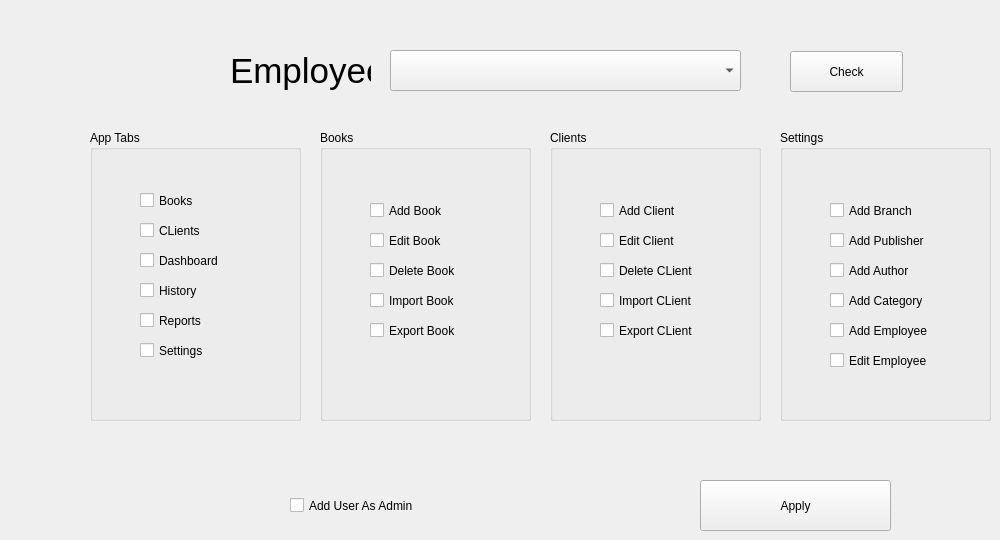
      <widget class="QWidget" name="tab_16">
       <attribute name="title">
        <string>Add User Permissions</string>
       </attribute>
       <widget class="QComboBox" name="comboBox_19">
        <property name="geometry">
         <rect>
          <x>390</x>
          <y>50</y>
          <width>351</width>
          <height>41</height>
         </rect>
        </property>
       </widget>
       <widget class="QLabel" name="label_48">
        <property name="geometry">
         <rect>
          <x>230</x>
          <y>50</y>
          <width>141</width>
          <height>41</height>
         </rect>
        </property>
        <property name="font">
         <font>
          <pointsize>26</pointsize>
         </font>
        </property>
        <property name="text">
         <string>Employee</string>
        </property>
       </widget>
       <widget class="QPushButton" name="pushButton_30">
        <property name="geometry">
         <rect>
          <x>700</x>
          <y>480</y>
          <width>191</width>
          <height>51</height>
         </rect>
        </property>
        <property name="text">
         <string>Apply</string>
        </property>
       </widget>
       <widget class="QPushButton" name="pushButton_31">
        <property name="geometry">
         <rect>
          <x>790</x>
          <y>51</y>
          <width>113</width>
          <height>41</height>
         </rect>
        </property>
        <property name="text">
         <string>Check</string>
        </property>
       </widget>
       <widget class="QGroupBox" name="groupBox_10">
        <property name="geometry">
         <rect>
          <x>90</x>
          <y>130</y>
          <width>211</width>
          <height>291</height>
         </rect>
        </property>
        <property name="title">
         <string>App Tabs</string>
        </property>
        <widget class="QCheckBox" name="checkBox_7">
         <property name="geometry">
          <rect>
           <x>50</x>
           <y>60</y>
           <width>91</width>
           <height>21</height>
          </rect>
         </property>
         <property name="text">
          <string>Books</string>
         </property>
        </widget>
        <widget class="QCheckBox" name="checkBox_9">
         <property name="geometry">
          <rect>
           <x>50</x>
           <y>90</y>
           <width>91</width>
           <height>21</height>
          </rect>
         </property>
         <property name="text">
          <string>CLients</string>
         </property>
        </widget>
        <widget class="QCheckBox" name="checkBox_11">
         <property name="geometry">
          <rect>
           <x>50</x>
           <y>120</y>
           <width>121</width>
           <height>21</height>
          </rect>
         </property>
         <property name="text">
          <string>Dashboard</string>
         </property>
        </widget>
        <widget class="QCheckBox" name="checkBox_12">
         <property name="geometry">
          <rect>
           <x>50</x>
           <y>150</y>
           <width>91</width>
           <height>21</height>
          </rect>
         </property>
         <property name="text">
          <string>History</string>
         </property>
        </widget>
        <widget class="QCheckBox" name="checkBox_13">
         <property name="geometry">
          <rect>
           <x>50</x>
           <y>180</y>
           <width>91</width>
           <height>21</height>
          </rect>
         </property>
         <property name="text">
          <string>Reports</string>
         </property>
        </widget>
        <widget class="QCheckBox" name="checkBox_14">
         <property name="geometry">
          <rect>
           <x>50</x>
           <y>210</y>
           <width>91</width>
           <height>21</height>
          </rect>
         </property>
         <property name="text">
          <string>Settings</string>
         </property>
        </widget>
       </widget>
       <widget class="QGroupBox" name="groupBox_11">
        <property name="geometry">
         <rect>
          <x>320</x>
          <y>130</y>
          <width>211</width>
          <height>291</height>
         </rect>
        </property>
        <property name="title">
         <string>Books</string>
        </property>
        <widget class="QCheckBox" name="checkBox">
         <property name="geometry">
          <rect>
           <x>50</x>
           <y>70</y>
           <width>121</width>
           <height>21</height>
          </rect>
         </property>
         <property name="text">
          <string>Add Book</string>
         </property>
        </widget>
        <widget class="QCheckBox" name="checkBox_2">
         <property name="geometry">
          <rect>
           <x>50</x>
           <y>100</y>
           <width>121</width>
           <height>21</height>
          </rect>
         </property>
         <property name="text">
          <string>Edit Book</string>
         </property>
        </widget>
        <widget class="QCheckBox" name="checkBox_4">
         <property name="geometry">
          <rect>
           <x>50</x>
           <y>130</y>
           <width>121</width>
           <height>21</height>
          </rect>
         </property>
         <property name="text">
          <string>Delete Book</string>
         </property>
        </widget>
        <widget class="QCheckBox" name="checkBox_8">
         <property name="geometry">
          <rect>
           <x>50</x>
           <y>160</y>
           <width>121</width>
           <height>21</height>
          </rect>
         </property>
         <property name="text">
          <string>Import Book</string>
         </property>
        </widget>
        <widget class="QCheckBox" name="checkBox_10">
         <property name="geometry">
          <rect>
           <x>50</x>
           <y>190</y>
           <width>121</width>
           <height>21</height>
          </rect>
         </property>
         <property name="text">
          <string>Export Book</string>
         </property>
        </widget>
       </widget>
       <widget class="QGroupBox" name="groupBox_12">
        <property name="geometry">
         <rect>
          <x>550</x>
          <y>130</y>
          <width>211</width>
          <height>291</height>
         </rect>
        </property>
        <property name="title">
         <string>Clients</string>
        </property>
        <widget class="QCheckBox" name="checkBox_3">
         <property name="geometry">
          <rect>
           <x>50</x>
           <y>70</y>
           <width>131</width>
           <height>21</height>
          </rect>
         </property>
         <property name="text">
          <string>Add Client</string>
         </property>
        </widget>
        <widget class="QCheckBox" name="checkBox_6">
         <property name="geometry">
          <rect>
           <x>50</x>
           <y>100</y>
           <width>121</width>
           <height>21</height>
          </rect>
         </property>
         <property name="text">
          <string>Edit Client</string>
         </property>
        </widget>
        <widget class="QCheckBox" name="checkBox_5">
         <property name="geometry">
          <rect>
           <x>50</x>
           <y>130</y>
           <width>151</width>
           <height>21</height>
          </rect>
         </property>
         <property name="text">
          <string>Delete CLient</string>
         </property>
        </widget>
        <widget class="QCheckBox" name="checkBox_15">
         <property name="geometry">
          <rect>
           <x>50</x>
           <y>160</y>
           <width>121</width>
           <height>21</height>
          </rect>
         </property>
         <property name="text">
          <string>Import CLient</string>
         </property>
        </widget>
        <widget class="QCheckBox" name="checkBox_16">
         <property name="geometry">
          <rect>
           <x>50</x>
           <y>190</y>
           <width>121</width>
           <height>21</height>
          </rect>
         </property>
         <property name="text">
          <string>Export CLient</string>
         </property>
        </widget>
       </widget>
       <widget class="QGroupBox" name="groupBox_13">
        <property name="geometry">
         <rect>
          <x>780</x>
          <y>130</y>
          <width>211</width>
          <height>291</height>
         </rect>
        </property>
        <property name="title">
         <string>Settings</string>
        </property>
        <widget class="QCheckBox" name="checkBox_17">
         <property name="geometry">
          <rect>
           <x>50</x>
           <y>70</y>
           <width>131</width>
           <height>21</height>
          </rect>
         </property>
         <property name="text">
          <string>Add Branch</string>
         </property>
        </widget>
        <widget class="QCheckBox" name="checkBox_18">
         <property name="geometry">
          <rect>
           <x>50</x>
           <y>100</y>
           <width>121</width>
           <height>21</height>
          </rect>
         </property>
         <property name="text">
          <string>Add Publisher</string>
         </property>
        </widget>
        <widget class="QCheckBox" name="checkBox_19">
         <property name="geometry">
          <rect>
           <x>50</x>
           <y>130</y>
           <width>151</width>
           <height>21</height>
          </rect>
         </property>
         <property name="text">
          <string>Add Author</string>
         </property>
        </widget>
        <widget class="QCheckBox" name="checkBox_20">
         <property name="geometry">
          <rect>
           <x>50</x>
           <y>160</y>
           <width>121</width>
           <height>21</height>
          </rect>
         </property>
         <property name="text">
          <string>Add Category</string>
         </property>
        </widget>
        <widget class="QCheckBox" name="checkBox_21">
         <property name="geometry">
          <rect>
           <x>50</x>
           <y>190</y>
           <width>121</width>
           <height>21</height>
          </rect>
         </property>
         <property name="text">
          <string>Add Employee</string>
         </property>
        </widget>
        <widget class="QCheckBox" name="checkBox_22">
         <property name="geometry">
          <rect>
           <x>50</x>
           <y>220</y>
           <width>121</width>
           <height>21</height>
          </rect>
         </property>
         <property name="text">
          <string>Edit Employee</string>
         </property>
        </widget>
       </widget>
       <widget class="QCheckBox" name="checkBox_23">
        <property name="geometry">
         <rect>
          <x>290</x>
          <y>490</y>
          <width>181</width>
          <height>31</height>
         </rect>
        </property>
        <property name="text">
         <string>Add User As Admin</string>
        </property>
       </widget>
      </widget>
